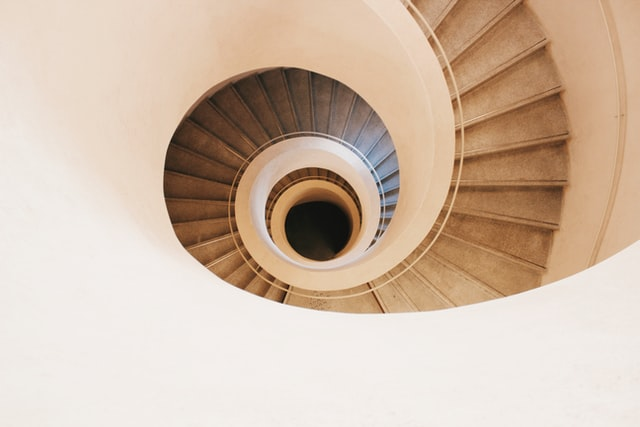
#> input picture Prelab3/spiral.jpg, 640 x 427 px
$ jupyter execute Main_MikeFeng_20119641.ipynb
#> lines starting #> are read from the running program, lines starting #| are printed output that depends on the picture; after the words box and inside, x2 and y2 are one past the last pixel; in counts of white or black regions, pixels touching at a corner belong together
# ELEC474 Prelab3
### please check the concole while running
##### Set all the t val for General and Canny then pree ENTER to see result
##### Press C to start compare with the current Value you choose on Canny 's trackbar
##### Press ESC to see the plots

[cell 1]
import cv2 as cv
import numpy as np
import random
import math
import time
from matplotlib import pyplot as plt

## Initalizations

[cell 2]
global img1Name,img2Name
global windowName_1,windowName_2
global trackbarName_1,trackbarName_2,trackbarName_3
global trackbarValRange_1,imgTitle,CompareEdgeGeneral_tVal,pBarLength

img1Name = "spiral.jpg"
# img1Name = "lines.jpg"       #uncomment this to check line image
# img1Name = "AnimeLenna.jpg"  #uncomment this to check personal image
windowName_1 = "Prelab3_GenralEdgeDetection_20119641"
windowName_2 = "Prelab3_ CannyEdgeDetection_20119641"

trackbarName_1 = "t Value"
trackbarName_2 = "T1 Value"
trackbarName_3 = "T2 Value"
trackbarValRange_1 = [0,255]          #the range for trackbar for all t threshold
CompareEdgeGeneral_tVal = [1,255,10]  #the range for threshold to General edge detection, for comparing with Canny,the third value is steps


imgTitle = np.array((
"Sobel Horizontal Image",
"Sobel Vertical Image",
"Gradient Image",
"General Output Image",
"Comparison of General and Canny Edge Detectors"
))


#performance param
pBarLength = 50         #num of square for progression bar, performance use

[cell 3]
def GeneralEdgeDetection(img,imgSize,t):

    if t == 0:
        print("Invalide threshold, reset to t = 18")
        t = 18
    imgGray = cv.cvtColor(img,cv.COLOR_BGR2GRAY)
    # plt.subplot(4,1,3)
    # plt.imshow(cv.cvtColor(imgGray,cv.COLOR_BGR2RGB))
    # plt.title("Original Image")
    imgGray = cv.GaussianBlur(imgGray,(5,5),10)
    # plt.subplot(4,1,4)
    # plt.imshow(cv.cvtColor(imgGray,cv.COLOR_BGR2RGB))
    # plt.title("GaussianBlur Original Image")

    #filtering x and y
    kernelX = np.array((
    [-1,0,1],
    [-2,0,2],
    [-1,0,1]
    ),dtype="float64")

    kernely = np.array((
    [-1,-2,-1],
    [0,0,0],
    [1,2,1]
    ),dtype="float64")

    imgGx = cv.filter2D(imgGray,cv.CV_16S,kernelX)
    imgGy = cv.filter2D(imgGray,cv.CV_16S,kernely)

    # imgUnion = cv.addWeighted(imgGx,0.5,imgGy,0.5,0)
    imgUnion = np.absolute(imgGx) + np.absolute(imgGy)


    imgOut = np.zeros((imgSize[0],img1Size[1]),dtype = np.uint8)
    for x in range(imgSize[0]):
        for y in range(imgSize[1]):
            if imgUnion[x][y] > t:
                imgOut[x][y] = np.uint8(255)

    imgPltSum = []
    imgPltSum.append(imgGx)
    imgPltSum.append(imgGy)
    imgPltSum.append(imgUnion)
    imgPltSum.append(imgOut) #keep this in the last one
    return imgPltSum

[cell 4]
# [5 lines left out: function CannyEdgeDetection, not called in this run]

[cell 5]
# [14 lines left out: function CompareMetricCallDiff, not called in this run]

[cell 6]
# [33 lines left out: function CompareMetricMain, not called in this run]

[cell 7]
def PltImg(img,imgDescipt):
    plt.figure(dpi=300)
    plt.figure(figsize=(15,15))
    idx = len(img)
    for i in range(len(img)):
        plt.subplot(idx,1,i+1)
        plt.imshow(img[i],cmap="gray")
        plt.title(imgDescipt[i])
    plt.tight_layout()

[cell 8]
# [24 lines left out: function CompareMetricPlt, not called in this run]

[cell 9]
# [5 lines left out: function TrackbarCallback, not called in this run]

[cell 10]
def initTrackbar():
    #image 1
    cv.namedWindow(windowName_1, cv.WINDOW_NORMAL)
    cv.resizeWindow(windowName_1,img1Size[1], img1Size[0])
    cv.createTrackbar(trackbarName_1, windowName_1, trackbarValRange_1[0],trackbarValRange_1[1], TrackbarCallback)

    cv.namedWindow(windowName_2, cv.WINDOW_NORMAL)
    cv.resizeWindow(windowName_2,img1Size[1], img1Size[0])
    cv.createTrackbar(trackbarName_2, windowName_2, trackbarValRange_1[0],trackbarValRange_1[1], TrackbarCallback)

    cv.namedWindow(windowName_2, cv.WINDOW_NORMAL)
    cv.resizeWindow(windowName_2,img1Size[1], img1Size[0])
    cv.createTrackbar(trackbarName_3, windowName_2, trackbarValRange_1[0],trackbarValRange_1[1], TrackbarCallback)

[cell 11]
img1 = cv.imread(img1Name)
#> img1 is the input picture: shape (427, 640, 3); mean B, G, R 169.1, 187.5, 208.9
# img2 = cv.imread(img2Name)
img1Size = [img1.shape[0],img1.shape[1]]
#> img1Size = [427, 640]
# img2Size = [img2.shape[0],img2.shape[1]]

initTrackbar()

global t_1,t_2,t_3
t_1 = 18
t_2 = 7
t_3 = 51

cv.imshow(windowName_1,img1)
cv.imshow(windowName_2,img1)
imgPltSum = []
print(50*'=',"\nWelcome\n")
print("Instruction\npress ESC to exit the program")
print("After select values, press ENTER to start General and Canny Edge Detection")
print("press C to start comparison")
while True:
    key = cv.waitKey(1)
#> (key Esc is pressed here)
    if key == 27: #press ESC to exit the program
        print("\nProgram Break with ECS\ncheck plt image on consel\n"+50*'=')
        break
    if key == 13: #press ENTER to start
        print(20*'*'+"\nEDGE DETECTION\n"+20*'*')
        print("Start General Edge detection with t = ", t_1)
        print("Start Canny Edge detection with t1 = ", t_2, " t2 = ", t_3)
        imgPltSum = GeneralEdgeDetection(img1,img1Size,t_1)
        imgCanny = CannyEdgeDetection(img1,img1Size,t_2,t_3)

        #cv show image
        cv.imshow(windowName_1,imgPltSum[-1])
        cv.imshow(windowName_2,imgCanny)
    if key == 99: #press 'C' to start comparison
        print(20*'*'+"\nCOMPARE EDGE DETECTION METHOD\n"+20*'*')
        print("Your current t1,t2 for Canny is :",t_2,t_3,"\n")
        print("Start comparing")
        CompareMetricMain(img1,img1Size,CompareEdgeGeneral_tVal)
if imgPltSum == []:
    imgPltSum = GeneralEdgeDetection(img1,img1Size,0)
#> in GeneralEdgeDetection, `imgGray = cv.cvtColor(img,cv.COLOR_BGR2GRAY)`:
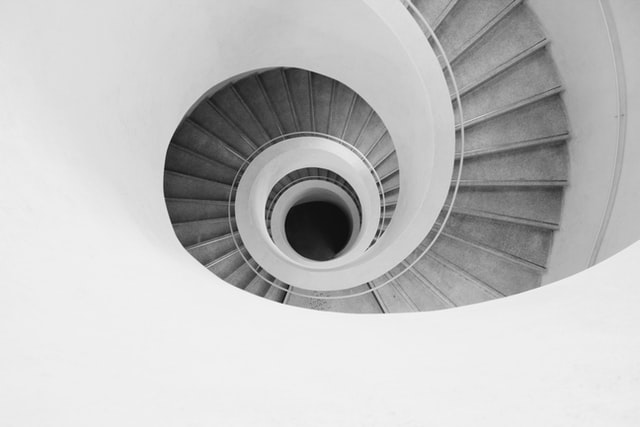
#> imgGray: shape (427, 640); min 10, max 249, mean 191.8
#> in GeneralEdgeDetection, `imgGx = cv.filter2D(imgGray,cv.CV_16S,kernelX)`:
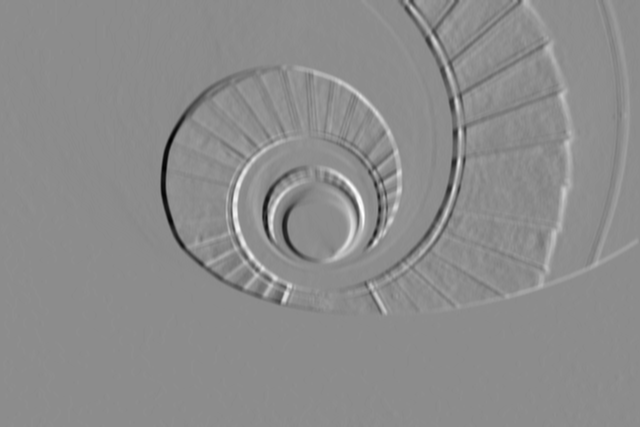
#> imgGx: shape (427, 640) int16; min -279, max 227, mean -0.3; drawn with min black and max white
#> in GeneralEdgeDetection, `imgGy = cv.filter2D(imgGray,cv.CV_16S,kernely)`:
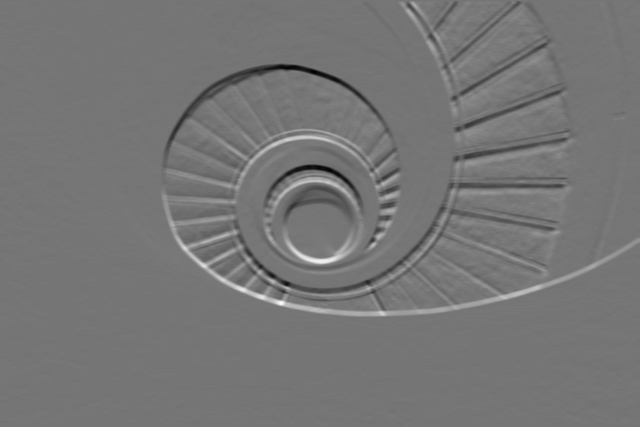
#> imgGy: shape (427, 640) int16; min -244, max 285, mean 0.9; drawn with min black and max white
#> in GeneralEdgeDetection, `imgUnion = np.absolute(imgGx) + np.absolute(imgGy)`:
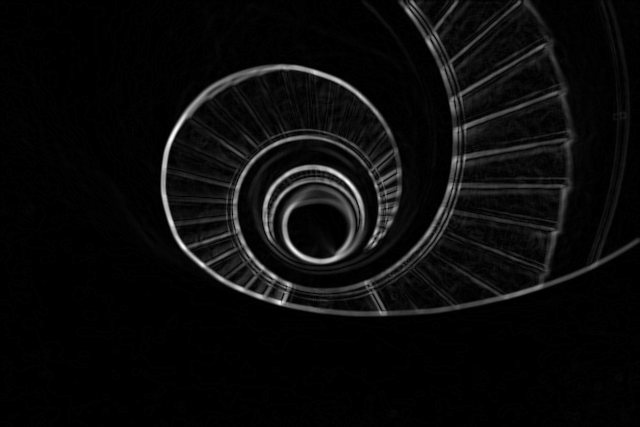
#> imgUnion: shape (427, 640) int16; min 0, max 404, mean 17.9; drawn with min black and max white
#> after the loop in GeneralEdgeDetection, `for x in range(imgSize[0]):`:
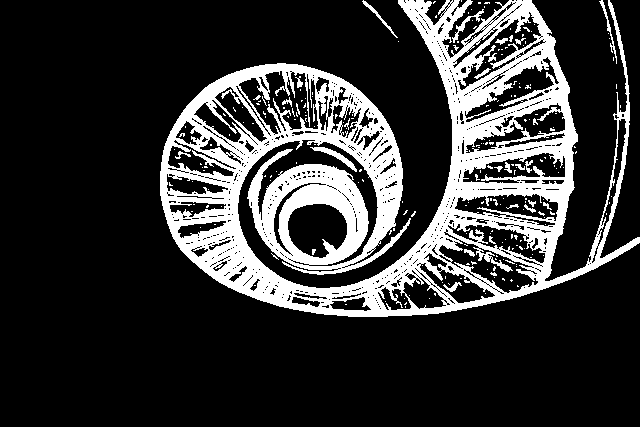
#> imgOut: shape (427, 640); 20.7% white; 224 white regions (198 under 20 px), largest, box (x1, y1, x2, y2) and area: (160, 0, 640, 317) 54164, (310, 147, 357, 172) 245, (452, 9, 484, 43) 169
#> imgPltSum = 4 items
PltImg(imgPltSum,imgTitle)
#> in PltImg, `idx = len(img)`: idx = 4
#> the loop in PltImg, `for i in range(len(img)):` made 4 passes
cv.destroyAllWindows()
